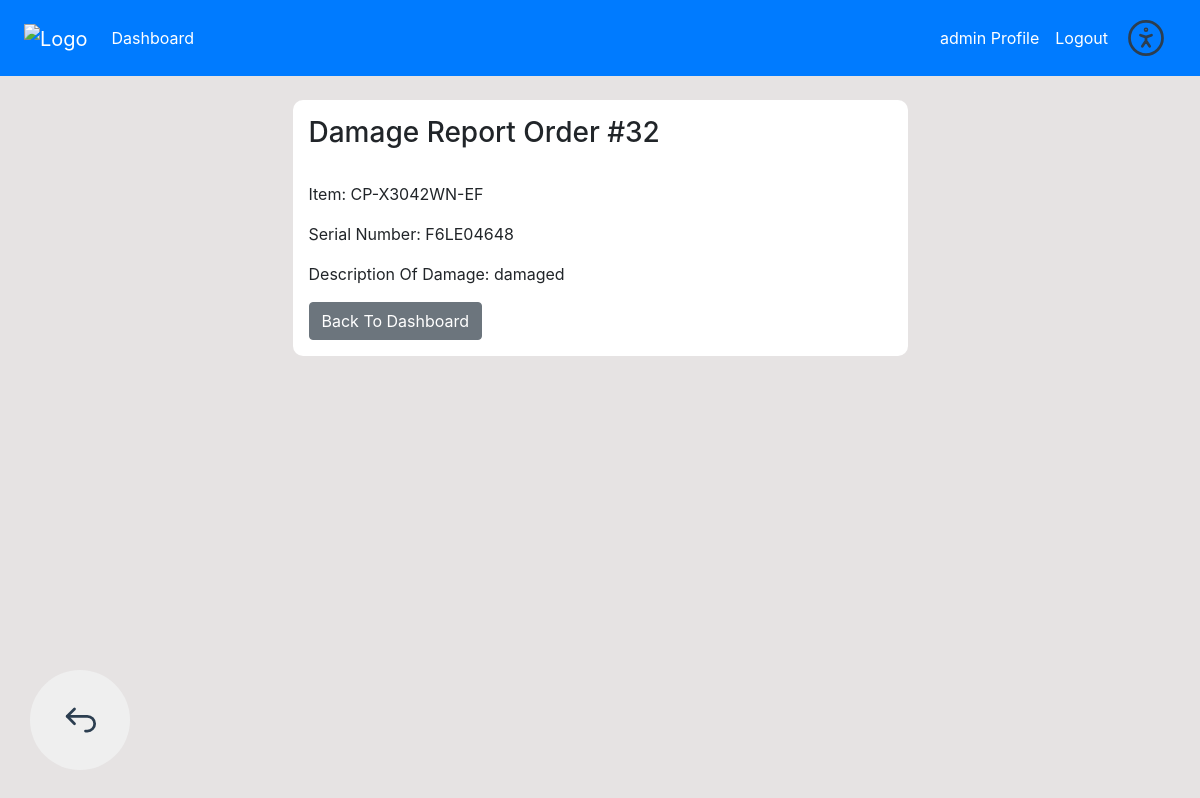
Screenshot of /view_damage_report/32/ (signed in) with the database file from the repository.
### dashboard/models.py (models this page shows, shortened)
class Order(models.Model):
    product = models.ForeignKey(Product, on_delete=models.CASCADE,null=True)
    staff = models.ForeignKey(User, models.CASCADE, null=True)
    quantity = models.PositiveIntegerField(null=True)
    date = models.DateTimeField(auto_now_add=True)
    returnDate = models.DateTimeField(null=False,default=timezone.now,verbose_name='Return Date')
    status = models.CharField(max_length=10, choices=(('Pending', 'Pending'), ('Approved', 'Approved'), ('Denied', 'Denied'),('Finished', 'Finished')), default='Pending')
    extendRequested = models.CharField(max_length=12, choices=(('Pending', 'Pending'), ('Approved', 'Approved'), ('Denied', 'Denied'),('NotRequested','NotRequested')), default='NotRequested')
    extendedDate = models.DateTimeField(null=False,default=timezone.now,verbose_name='Extended Date')
    category = models.CharField(max_length=100, choices=CATEGORY, null=True)
    is_reported = models.BooleanField(default=False)

class Product(models.Model):
    name = models.CharField(max_length=100,null=True)
    sn = models.CharField(max_length=20, null=True, verbose_name='Serial Number')
    category = models.CharField(max_length=100,choices=CATEGORY,null=True)
    quantity = models.PositiveIntegerField(null=True)
    def __str__(self):
        return f'{self.name}'

class DamageReport(models.Model):
    order = models.ForeignKey(Order, on_delete=models.CASCADE,null=True)
    item = models.CharField(max_length=100)
    description = models.TextField()

### dashboard/views.py (the view)
    @login_required(login_url='user_login')
    @user_passes_test(lambda u: u.is_staff, login_url='user_login')
    def wrapper(request, *args, **kwargs):
        return view_func(request, *args, **kwargs)

### dashboard/context_processors.py (called while the page is built)
def message_count(request):
    from .models import Message, Reservation
    messages = Message.objects.filter(status='Pending').count()
    reservations = Reservation.objects.filter(status='Pending').count()
    return {'message_count': messages, 'reservation_count': reservations}

### dashboard/views.py (called while the page is built)
def staff_required(view_func):
    @login_required(login_url='user_login')
    @user_passes_test(lambda u: u.is_staff, login_url='user_login')
    def wrapper(request, *args, **kwargs):
        return view_func(request, *args, **kwargs)
    return wrapper

@staff_required
def view_damage_report(request, order_id):
    order = get_object_or_404(Order, id=order_id)
    damage_report = DamageReport.objects.get(order=order)
    context = {'order': order, 'damage_report': damage_report}
    return render(request, 'dashboard/view_damage_report.html', context)

### templates/dashboard/view_damage_report.html (shortened to what this page needs)
{% extends 'partials/base.html' %}
{% load crispy_forms_tags %}
{% block content %}
<div class="row my-4">
    <div class="col-md-6 offset-md-3 p-3 bg-white">
        <h3>Damage Report Order #{{order.id}}</h3>
        <br>
        <p>Item: {{ order.product }}</p>
        <p>Serial Number: {{ order.product.sn }}</p>
        <p>Description Of Damage: {{ damage_report.description }}</p>
        <a class="btn btn-secondary" href="{% url 'dashboard-order' %}">Back To Dashboard</a>
    </div>
</div>
{% endblock %}

### templates/partials/nav.html (shortened to what this page needs)
<nav class="navbar navbar-expand-lg navbar-info bg-primary">
    {% if user.is_authenticated %}
    <div class="pl-2 pr-2 d-flex justify-content-between align-items-center w-100">
        <a class="navbar-brand text-white" href="{%url 'dashboard-index'%}"><img src="https://upload.wikimedia.org/wikipedia/he/4/44/SCE_logo.png?20150810090700" alt="Logo" width="100px" /></a>
        <div class="collapse navbar-collapse " id="navbarSupportedContent">
            <ul class="navbar-nav mr-auto">
                <li class="nav-item active">
                    <a class="nav-link text-white" href="{% url 'dashboard-index' %}">Dashboard </a>
                </li>
            </ul>
            <ul class="navbar-nav ml-auto d-flex align-items-center">
                <li class="nav-item active">
                    <a class="nav-link text-white" href="{% url 'user_profile' %}">{{ user.username }} Profile
                        <span class="sr-only">(current)</span></a>
                </li>
                <li class="nav-item">
                    <a class="nav-link text-white" href="{% url 'user_logout' %}">Logout</a>
                </li>
                <li class="nav-item">
                    <button type="button" class="nav-link text-white accss" onclick="openAssistance()"></button>
                </li>
            </ul>
            </div>
            {% endif %}
        </div>
</nav>
<div class="backBtn">
    <button onclick="backFunction()"></button>
</div>

### static/style.css (style rules this page uses)
body { background: rgb(230, 227, 227); }

### templates/partials/base.html (style rules this page uses)
div { border-radius: 10px; }
a { transition: transform 0.1s ease-in-out; }
.accss { background-color: transparent !important; border: 0; outline: 0; }
.backBtn { position: fixed; bottom: 30px; left: 30px; }
.backBtn button { width: 100px; height: 100px; border-radius: 100px; outline: 0; border: 0; }

### rows the page displays
Order: id "32", product "CP-X3042WN-EF", product.sn "F6LE04648"
DamageReport: description "damaged"

### other values shown
{{ user.username }} "admin"
